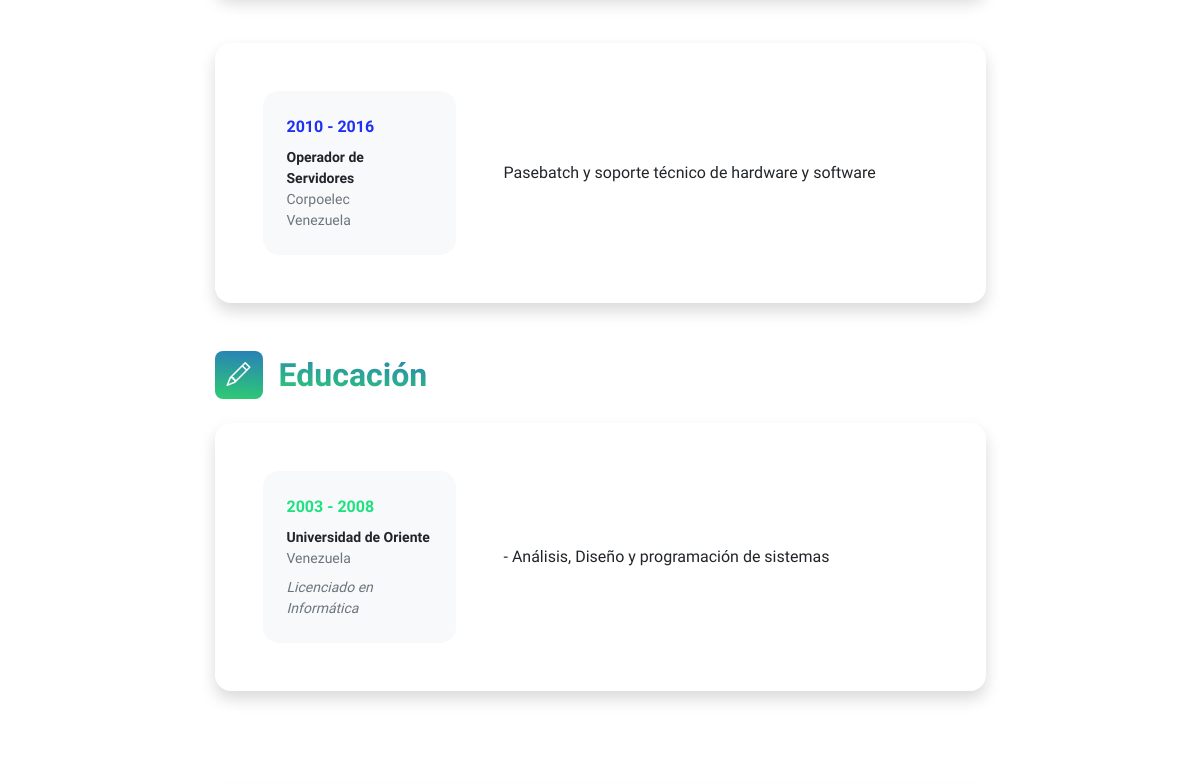
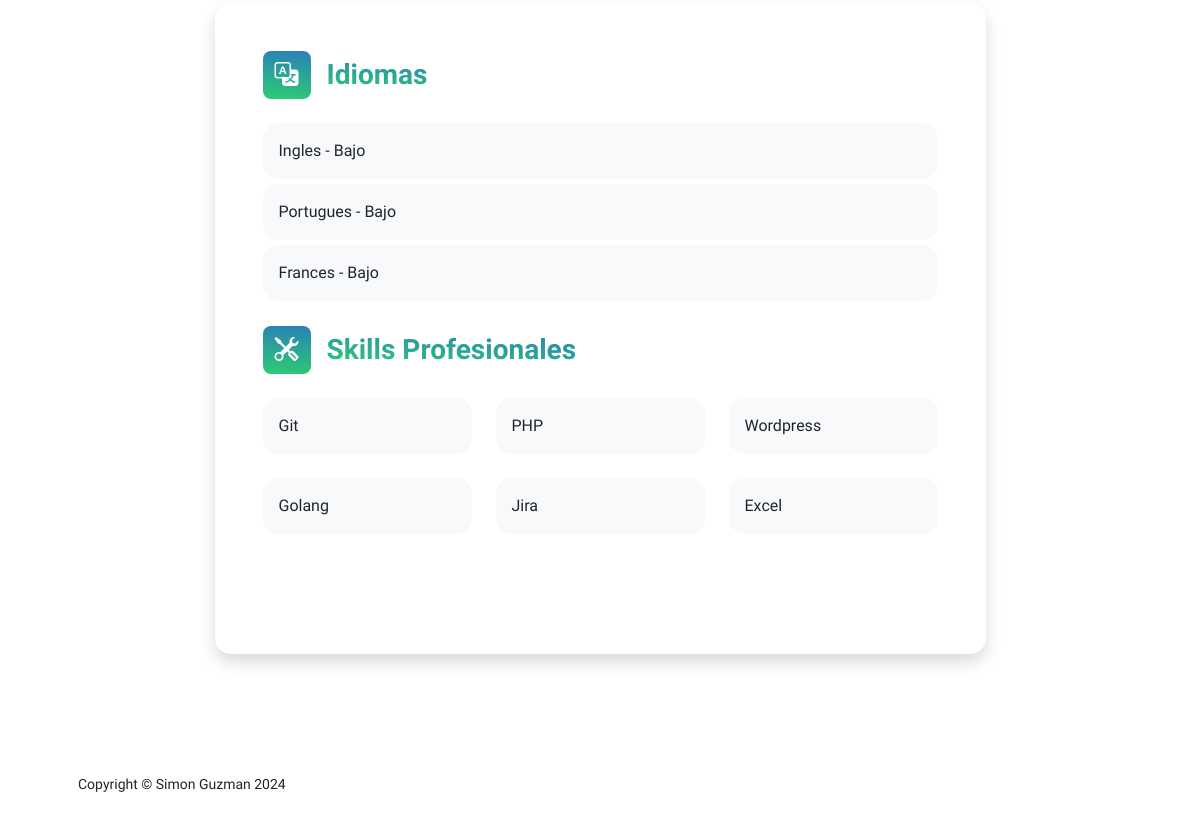
Before: /appCurriculos/perfilde/korumo (signed in, lower part) with the older database file (2 pictures, top to bottom).
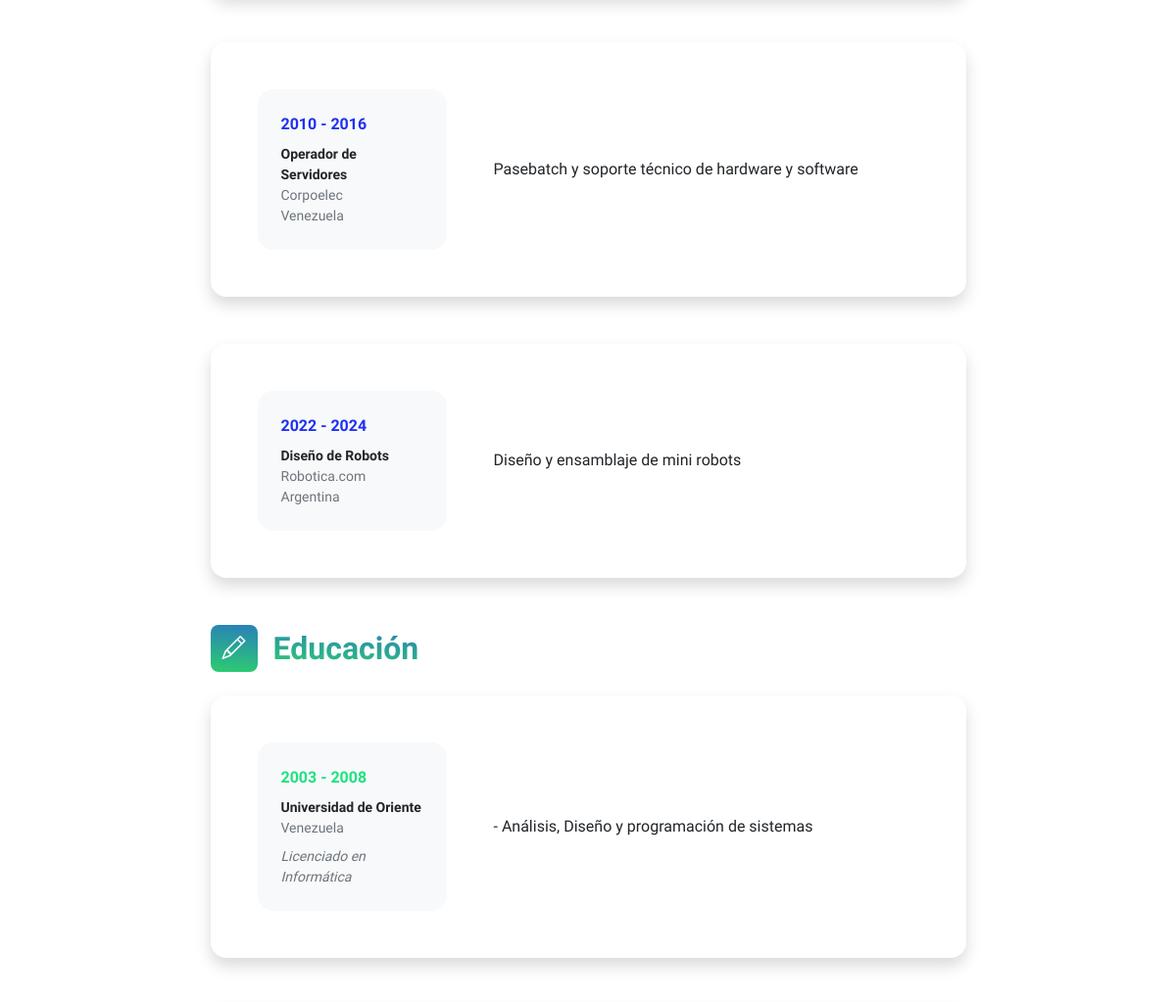
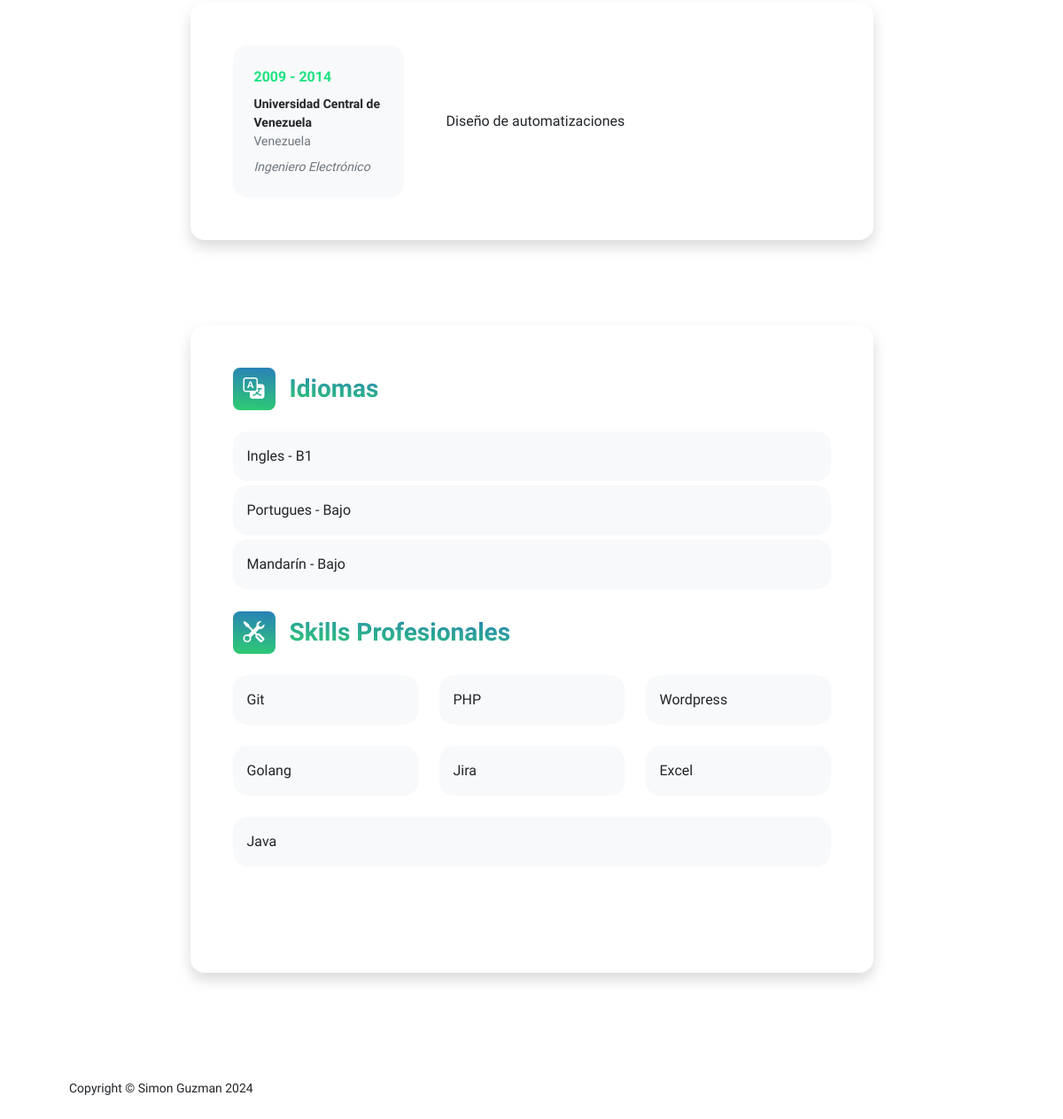
After: the same page with the newer database file (2 pictures, top to bottom).
### appUsers/models.py (models this page shows, shortened)
class ExperienciaLaboral(models.Model):
    user = models.ForeignKey(User, on_delete=models.CASCADE, null=True)
    cargo = models.CharField(max_length=100)
    empresa = models.CharField(max_length=100)
    periodo_inicio = models.IntegerField()
    periodo_fin = models.IntegerField(null=True, blank=True)
    description = models.CharField(max_length=1000)
    pais = models.CharField(max_length=50)

class Educacion(models.Model):
    user = models.ForeignKey(User, on_delete=models.CASCADE, null=True)
    institucion = models.CharField(max_length=100)
    titulo = models.CharField(max_length=100)
    description = models.CharField(max_length=1000)
    pais = models.CharField(max_length=50)
    periodo_inicio = models.IntegerField()
    periodo_fin = models.IntegerField(null=True, blank=True)

class Idiomas(models.Model):
    user = models.ForeignKey(User, on_delete=models.CASCADE, null=True)
    idioma = models.CharField(max_length=50)
    nivel = models.CharField(max_length=20)

class Skills(models.Model):
    user = models.ForeignKey(User, on_delete=models.CASCADE, null=True)
    aptitud = models.CharField(max_length=50)

### appCurriculos/views/views_other.py (the view)
# urls.py: path('perfilde/<str:nombre>', perfilde, name='unperfil'),
def perfilde(request, nombre):
    usuarios = User.objects.filter(username=nombre)
    if usuarios.exists():
        usuario_encontrado = usuarios.first()
        user_id = usuario_encontrado.id
        experiencias = ExperienciaLaboral.objects.filter(user=user_id)
        estudios = Educacion.objects.filter(user=user_id)
        skills = Skills.objects.filter(user=user_id)
        idiomas = Idiomas.objects.filter(user=user_id)
        try:
            avatar=Avatar.objects.get(user=user_id)
        except Avatar.DoesNotExist:
            avatar="/media/avatares/default.jpg"
        try:
            perfil=DataUsuario.objects.get(user=user_id)
        except DataUsuario.DoesNotExist:
            perfil=""
        print(avatar)
        return render(request,"appCurriculos/perfilde.html",{"foto_avatar":avatar.imagen.url,"experiencias":experiencias,"estudios":estudios,"idiomas":idiomas,"perfil":perfil,"skills":skills,"avatar":request.session.get('foto-avatar', 'none'),"enc":"1"})
    else:
        return render(request, "appCurriculos/perfilde.html", {"foto_avatar":"","nombredeparametro": nombre,"enc":"0","avatar":request.session.get('foto-avatar', 'none')})

### appUsers/models.py (called while the page is built)
    def __str__(self):
        return f'{self.user} - {self.imagen}'

### appCurriculos/templates/appCurriculos/perfilde.html (shortened to what the changed rows need)
{% extends "appUsers/base.html" %}
{% load static %}
{% block datosDinamicos %}
{% if enc == '1' %}
<div class="container px-5 my-5">
    <div class="row gx-5 justify-content-center">
        <div class="col-lg-11 col-xl-9 col-xxl-8">
            <section>
                {% for exp in experiencias %}
                <div class="card shadow border-0 rounded-4 mb-5">
                    <div class="card-body p-5">
                        <div class="row align-items-center gx-5">
                            <div class="col text-center text-lg-start mb-4 mb-lg-0">
                                <div class="bg-light p-4 rounded-4">
                                    <div class="text-primary fw-bolder mb-2">{{exp.periodo_inicio}} - {{exp.periodo_fin}}</div>
                                    <div class="small fw-bolder">{{exp.cargo}}</div>
                                    <div class="small text-muted">{{exp.empresa}}</div>
                                    <div class="small text-muted">{{exp.pais}}</div>
                                </div>
                            </div>
                            <div class="col-lg-8"><div>{{exp.description}}</div></div>
                        </div>
                    </div>
                </div>
                {% endfor%}
            </section>
            <section>
                <div class="d-flex align-items-center mb-4">
                    <h2 class="fw-bolder mb-0"><span class="text-gradient d-inline">Educación</span></h2>
                </div>
                {% for est in estudios %}
                <div class="card shadow border-0 rounded-4 mb-5">
                    <div class="card-body p-5">
                        <div class="row align-items-center gx-5">
                            <div class="col text-center text-lg-start mb-4 mb-lg-0">
                                <div class="bg-light p-4 rounded-4">
                                    <div class="text-secondary fw-bolder mb-2">{{est.periodo_inicio}} - {{est.periodo_fin}}</div>
                                    <div class="mb-2">
                                        <div class="small fw-bolder">{{est.institucion}}</div>
                                        <div class="small text-muted">{{est.pais}}</div>
                                    </div>
                                    <div class="fst-italic">
                                        <div class="small text-muted">{{est.titulo}}</div>
                                    </div>
                                </div>
                            </div>
                            <div class="col-lg-8"><div>{{est.description}}</div></div>
                        </div>
                    </div>
                </div>
                {% endfor%}
            </section>
            <section>
                <div class="card shadow border-0 rounded-4 mb-5">
                    <div class="card-body p-5">
                        <div class="mb-0">
                            <div class="row row-cols-1 row-cols-md-1">
                                {% for est in idiomas %}
                                <div class="col mb-4 mb-md-0" style="margin-bottom: 5px !important;">
                                    <div class="d-flex align-items-center bg-light rounded-4 p-3 h-100">{{est.idioma}} - {{est.nivel}}</div>
                                </div>
                                {% endfor%}
                            </div>
                        </div>
                        <div class="mb-5" style="margin-top: 20px;">
                            <div class="row">
                                {% for est in skills %}
                                    <div class="col mb-4">
                                        <div class="d-flex align-items-center bg-light rounded-4 p-3 h-100">{{ est.aptitud }}</div>
                                    </div>
                                    {% if forloop.counter|divisibleby:3 or forloop.last %}
                                        </div>{% if not forloop.last %}<div class="row">{% endif %}
                                    {% endif %}
                                {% endfor %}
                            </div>
                        </div>
                    </div>
                </div>
        </div>
    </div>
{% endif %}
{% endblock %}

Changed rows visible on the page:
removed Idiomas: idioma "Frances", nivel "Bajo"
added ExperienciaLaboral: periodo_inicio "2022", periodo_fin "2024", cargo "Diseño de Robots", empresa "Robotica.com", pais "Argentina", description "Diseño y ensamblaje de mini robots"
added Educacion: periodo_inicio "2009", periodo_fin "2014", institucion "Universidad Central de Venezuela", pais "Venezuela", titulo "Ingeniero Electrónico", description "Diseño de automatizaciones"
changed Idiomas "Ingles": nivel "Bajo" → "B1"
added Idiomas: idioma "Mandarín", nivel "Bajo"
added Skills: aptitud "Java"
